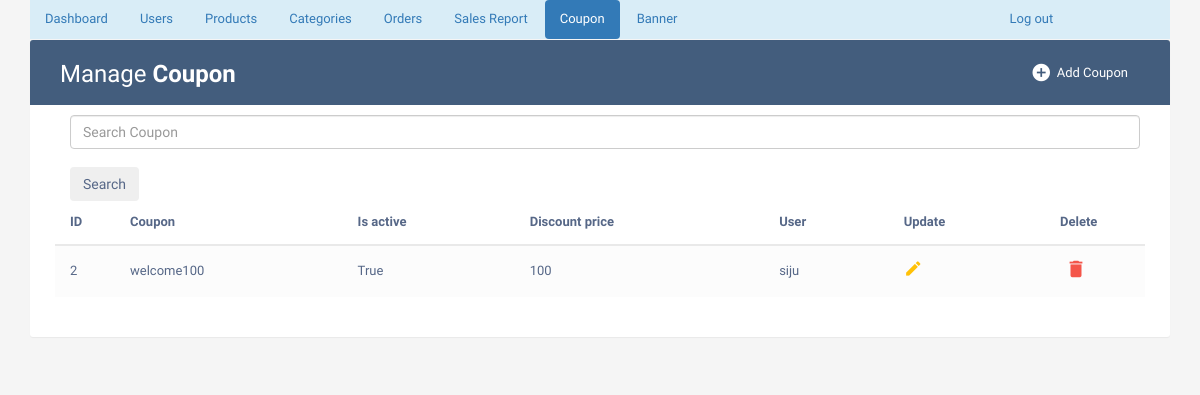
Page /admincouponlist/ (signed in) on the committed database.
### phase/models.py (models this page shows, shortened)
class Coupon(models.Model):
    coupon_code=models.CharField(max_length=30)
    is_active=models.BooleanField(default=False)
    discount_price=models.IntegerField(default=0)
    minimum_amount=models.IntegerField(default=500)
    applied=models.BooleanField(default=False)
    user=models.ForeignKey(UserDetail, on_delete=models.CASCADE, null=False)

class UserDetail(models.Model):
    uname=models.CharField(unique=True, max_length=50)
    uemail=models.CharField(max_length=50)
    uphone=models.CharField(max_length=50, null=True)
    upassword=models.CharField(max_length=50)
    uactive=models.BooleanField(default=True)
    uimage = models.ImageField(upload_to='imagestore/', null=True, blank=True)
    uotp=models.IntegerField(null=True)
    def __str__(self):
        return self.uname

### phase/views.py (the view)
# urls.py: path('admincouponlist/', views.admincouponlist, name='admincouponlist'),
def admincouponlist(request):
    if 'username' in request.session:
        if 'search' in request.GET:
            search=request.GET['search']
            member=Coupon.objects.filter(coupon_code__icontains=search)
        else:
            member=Coupon.objects.all().order_by('-id')
        return render(request,'admincouponlist.html',{'member': member})
    else:
        return render(request, 'adminlogin.html')

### Templates/admincouponlist.html
{% extends "adminbase.html" %}
{% block active9 %} "active" {% endblock%}
{% block tablewrapper %}
                    <div class="col-sm-6">
						<h2>Manage <b>Coupon</b></h2>
					</div>
                    <div class="col-sm-6">
                        <a href="{% url 'adminaddcoupon' %}" class="btn" data-toggle="modal"><i class="material-icons">&#xE147;</i> <span>Add Coupon</span></a>
                      </div>
                    </div>
{% endblock %}
{% block tablecontent%}
                <form action="{% url 'admincouponlist' %}" class="d-flex offset-md-1 container m-auto" style="width:1100px">
                    <input class="form-control offset-md-1" type="search" placeholder="Search Coupon" name="search" aria-label="Search"><br>
                    <button class="btn btn-outline-secondary" type="submit">Search</button>
                </form>
                <table class="table table-striped table-hover">
                <thead>
                    <tr>
                        <th>ID</th>
                        <th>Coupon</th>
                        <th>Is active</th>
                        <th>Discount price</th>
                        <th>User</th>
                        <th>Update</th>
                        <th>Delete</th>
                    </tr>
                </thead>
                <tbody>
                    {% for x in member %}
                    <tr>
                        <td>{{ x.id }}</td>
                        <td>{{ x.coupon_code }}</td>
                        <td>{{ x.is_active }}</td>
                        <td>{{x.discount_price}}</td>
                        <td>{{x.user}}</td>
                        <td>
                           <a href="{% url 'updatecoupon' %}?uid={{x.id}}" class="edit" data-toggle="modal"><i class="material-icons" data-toggle="tooltip" title="Edit">&#xE254;</i></a>
                        </td>
                        <td>
                            <a href="{% url 'deletecoupon' %}?uid={{x.id}}" class="delete" data-toggle="modal"><i class="material-icons" data-toggle="tooltip" title="Delete">&#xE872;</i></a>
                        </td>
                    </tr>
                    {% endfor %}
                </tbody>
                </table>
{% endblock %}

### Templates/adminbase.html (style rules this page uses)
body { color: #566787; background: #f5f5f5; font-family: 'Varela Round', sans-serif; font-size: 13px; }
.table-title h2 { margin: 5px 0 0; font-size: 24px; }
.table-title .btn { color: #fff; float: right; font-size: 13px; border: none; min-width: 50px; border-radius: 2px; border: none; outline: none !important; margin-left: 10px; }
.table-title .btn i { float: left; font-size: 21px; margin-right: 5px; }
.table-title .btn span { float: left; margin-top: 2px; }
table.table tr th, table.table tr td { border-color: #e9e9e9; padding: 12px 15px; vertical-align: middle; }
table.table tr th:first-child { width: 60px; }
table.table tr th:last-child { width: 100px; }
table.table-striped tbody tr:nth-of-type(odd) { background-color: #fcfcfc; }
table.table td:last-child i { opacity: 0.9; font-size: 22px; margin: 0 5px; }
table.table td a { font-weight: bold; color: #566787; display: inline-block; text-decoration: none; outline: none !important; }
table.table td a.edit { color: #FFC107; }
table.table td a.delete { color: #F44336; }
table.table td i { font-size: 19px; }

### rows in the picture
Coupon: id "2", coupon_code "welcome100", is_active "True", discount_price "100", user "siju"
